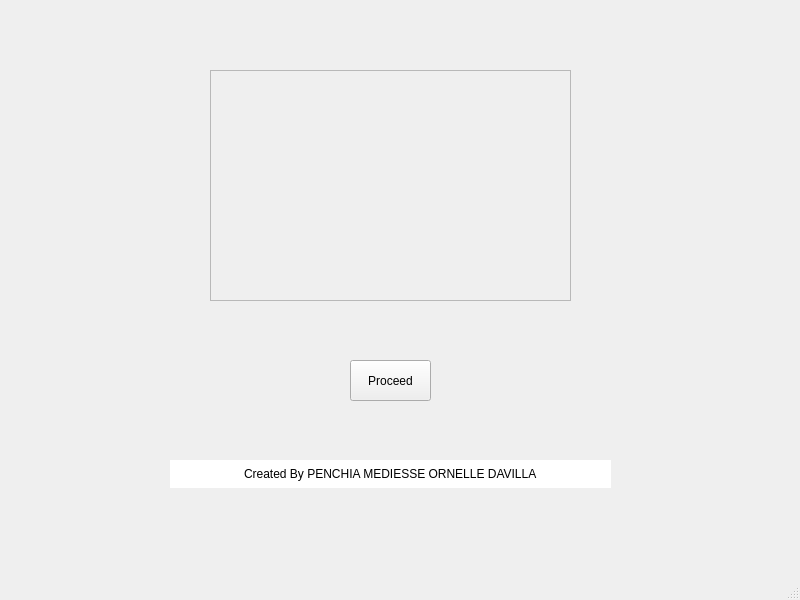
<?xml version="1.0" encoding="UTF-8"?>
<ui version="4.0">
 <class>MainWindow</class>
 <widget class="QMainWindow" name="MainWindow">
  <property name="geometry">
   <rect>
    <x>0</x>
    <y>0</y>
    <width>800</width>
    <height>600</height>
   </rect>
  </property>
  <property name="maximumSize">
   <size>
    <width>800</width>
    <height>600</height>
   </size>
  </property>
  <property name="windowTitle">
   <string>MainWindow</string>
  </property>
  <widget class="QWidget" name="centralwidget">
   <widget class="QStackedWidget" name="stackedWidget">
    <property name="geometry">
     <rect>
      <x>0</x>
      <y>0</y>
      <width>801</width>
      <height>571</height>
     </rect>
    </property>
    <property name="styleSheet">
     <string notr="true">/*background-color: rgb(255, 255, 255);*/</string>
    </property>
    <property name="currentIndex">
     <number>0</number>
    </property>
    <widget class="QWidget" name="Page_1">
     <property name="minimumSize">
      <size>
       <width>801</width>
       <height>0</height>
      </size>
     </property>
     <property name="styleSheet">
      <string notr="true"/>
     </property>
     <widget class="QFrame" name="frame">
      <property name="geometry">
       <rect>
        <x>210</x>
        <y>70</y>
        <width>361</width>
        <height>231</height>
       </rect>
      </property>
      <property name="styleSheet">
       <string notr="true">image: url(:/Messaging_appContent/images/ICTULogoNew.png);</string>
      </property>
      <property name="frameShape">
       <enum>QFrame::StyledPanel</enum>
      </property>
      <property name="frameShadow">
       <enum>QFrame::Raised</enum>
      </property>
     </widget>
     <widget class="QLineEdit" name="creatorName">
      <property name="geometry">
       <rect>
        <x>170</x>
        <y>460</y>
        <width>441</width>
        <height>28</height>
       </rect>
      </property>
      <property name="text">
       <string>Created By PENCHIA MEDIESSE ORNELLE DAVILLA</string>
      </property>
      <property name="frame">
       <bool>false</bool>
      </property>
      <property name="alignment">
       <set>Qt::AlignCenter</set>
      </property>
      <property name="dragEnabled">
       <bool>true</bool>
      </property>
      <property name="readOnly">
       <bool>true</bool>
      </property>
     </widget>
     <widget class="QPushButton" name="proceed_btn">
      <property name="geometry">
       <rect>
        <x>350</x>
        <y>360</y>
        <width>81</width>
        <height>41</height>
       </rect>
      </property>
      <property name="text">
       <string>Proceed</string>
      </property>
      <property name="iconSize">
       <size>
        <width>10</width>
        <height>10</height>
       </size>
      </property>
      <property name="checkable">
       <bool>false</bool>
      </property>
      <property name="default">
       <bool>false</bool>
      </property>
     </widget>
    </widget>
    <widget class="QWidget" name="Page_2_signin">
     <property name="styleSheet">
      <string notr="true">QWidget#loginWidget{ border: 2px solid azure ; border-radius: 5px}
QWidget  QLable { color: 10px red}</string>
     </property>
     <widget class="QWidget" name="loginWidget" native="true">
      <property name="geometry">
       <rect>
        <x>190</x>
        <y>100</y>
        <width>431</width>
        <height>341</height>
       </rect>
      </property>
      <property name="styleSheet">
       <string notr="true"/>
      </property>
      <widget class="QPushButton" name="login_btn">
       <property name="geometry">
        <rect>
         <x>160</x>
         <y>240</y>
         <width>83</width>
         <height>29</height>
        </rect>
       </property>
       <property name="text">
        <string>Log In</string>
       </property>
      </widget>
      <widget class="QWidget" name="formLayoutWidget">
       <property name="geometry">
        <rect>
         <x>60</x>
         <y>90</y>
         <width>271</width>
         <height>141</height>
        </rect>
       </property>
       <layout class="QFormLayout" name="formLayout">
        <property name="formAlignment">
         <set>Qt::AlignJustify|Qt::AlignVCenter</set>
        </property>
        <item row="0" column="0">
         <widget class="QLabel" name="label">
          <property name="styleSheet">
           <string notr="true">font: 600 10pt &quot;Yu Gothic UI Semibold&quot;;</string>
          </property>
          <property name="text">
           <string>Name:</string>
          </property>
          <property name="alignment">
           <set>Qt::AlignCenter</set>
          </property>
         </widget>
        </item>
        <item row="1" column="0">
         <widget class="QLabel" name="label_2">
          <property name="styleSheet">
           <string notr="true">font: 600 10pt &quot;Yu Gothic UI Semibold&quot;;</string>
          </property>
          <property name="text">
           <string>Password:</string>
          </property>
         </widget>
        </item>
        <item row="1" column="1">
         <widget class="QLineEdit" name="acc_password">
          <property name="styleSheet">
           <string notr="true">background-color: rgb(255, 255, 255);</string>
          </property>
         </widget>
        </item>
        <item row="0" column="1">
         <widget class="QLineEdit" name="acc_name">
          <property name="styleSheet">
           <string notr="true">background-color: rgb(255, 255, 255);</string>
          </property>
         </widget>
        </item>
       </layout>
      </widget>
      <widget class="QPushButton" name="signup_btn">
       <property name="geometry">
        <rect>
         <x>320</x>
         <y>290</y>
         <width>61</width>
         <height>31</height>
        </rect>
       </property>
       <property name="text">
        <string>Sign Up</string>
       </property>
      </widget>
      <widget class="QLabel" name="info_text">
       <property name="geometry">
        <rect>
         <x>40</x>
         <y>50</y>
         <width>201</width>
         <height>20</height>
        </rect>
       </property>
       <property name="text">
        <string>Fill your Info.</string>
       </property>
      </widget>
      <widget class="QLabel" name="info_text_2">
       <property name="geometry">
        <rect>
         <x>40</x>
         <y>290</y>
         <width>241</width>
         <height>20</height>
        </rect>
       </property>
       <property name="text">
        <string>Don't have an account yet? Sign In</string>
       </property>
      </widget>
     </widget>
    </widget>
    <widget class="QWidget" name="Page_3_signup">
     <widget class="QWidget" name="signUpWidget" native="true">
      <property name="geometry">
       <rect>
        <x>210</x>
        <y>80</y>
        <width>421</width>
        <height>361</height>
       </rect>
      </property>
      <property name="styleSheet">
       <string notr="true">QWidget#signUpWidget {border: 2px solid white}
QWidget QLineEdit {background-color: rgb(255, 255, 255)}</string>
      </property>
      <widget class="QLabel" name="label_3">
       <property name="geometry">
        <rect>
         <x>50</x>
         <y>50</y>
         <width>91</width>
         <height>20</height>
        </rect>
       </property>
       <property name="text">
        <string>First Name:</string>
       </property>
      </widget>
      <widget class="QLabel" name="label_4">
       <property name="geometry">
        <rect>
         <x>50</x>
         <y>100</y>
         <width>71</width>
         <height>20</height>
        </rect>
       </property>
       <property name="text">
        <string>Last Name:</string>
       </property>
      </widget>
      <widget class="QLabel" name="label_5">
       <property name="geometry">
        <rect>
         <x>50</x>
         <y>150</y>
         <width>81</width>
         <height>20</height>
        </rect>
       </property>
       <property name="text">
        <string>Email:</string>
       </property>
      </widget>
      <widget class="QLabel" name="label_6">
       <property name="geometry">
        <rect>
         <x>50</x>
         <y>200</y>
         <width>71</width>
         <height>20</height>
        </rect>
       </property>
       <property name="text">
        <string>Password:</string>
       </property>
      </widget>
      <widget class="QLineEdit" name="lineEdit_5">
       <property name="geometry">
        <rect>
         <x>190</x>
         <y>50</y>
         <width>113</width>
         <height>28</height>
        </rect>
       </property>
      </widget>
      <widget class="QLineEdit" name="lineEdit_6">
       <property name="geometry">
        <rect>
         <x>190</x>
         <y>90</y>
         <width>113</width>
         <height>28</height>
        </rect>
       </property>
      </widget>
      <widget class="QLineEdit" name="lineEdit_7">
       <property name="geometry">
        <rect>
         <x>190</x>
         <y>140</y>
         <width>113</width>
         <height>28</height>
        </rect>
       </property>
      </widget>
      <widget class="QLineEdit" name="lineEdit_8">
       <property name="geometry">
        <rect>
         <x>190</x>
         <y>190</y>
         <width>113</width>
         <height>28</height>
        </rect>
       </property>
      </widget>
      <widget class="QPushButton" name="createAcc_btn">
       <property name="geometry">
        <rect>
         <x>170</x>
         <y>250</y>
         <width>83</width>
         <height>29</height>
        </rect>
       </property>
       <property name="text">
        <string>Create</string>
       </property>
      </widget>
      <widget class="QLabel" name="info_text_3">
       <property name="geometry">
        <rect>
         <x>70</x>
         <y>320</y>
         <width>241</width>
         <height>20</height>
        </rect>
       </property>
       <property name="text">
        <string>Already havean acount? Login</string>
       </property>
      </widget>
     </widget>
    </widget>
    <widget class="QWidget" name="Page_4_acct">
     <widget class="QWidget" name="verticalLayoutWidget">
      <property name="geometry">
       <rect>
        <x>0</x>
        <y>0</y>
        <width>160</width>
        <height>551</height>
       </rect>
      </property>
      <layout class="QVBoxLayout" name="verticalLayout"/>
     </widget>
     <widget class="QFrame" name="frame_2">
      <property name="geometry">
       <rect>
        <x>160</x>
        <y>470</y>
        <width>641</width>
        <height>80</height>
       </rect>
      </property>
      <property name="frameShape">
       <enum>QFrame::StyledPanel</enum>
      </property>
      <property name="frameShadow">
       <enum>QFrame::Raised</enum>
      </property>
     </widget>
     <widget class="QTabWidget" name="tabWidget">
      <property name="geometry">
       <rect>
        <x>160</x>
        <y>0</y>
        <width>641</width>
        <height>471</height>
       </rect>
      </property>
      <property name="currentIndex">
       <number>1</number>
      </property>
      <widget class="QWidget" name="tab">
       <attribute name="title">
        <string>Tab 1</string>
       </attribute>
       <widget class="QScrollBar" name="verticalScrollBar">
        <property name="geometry">
         <rect>
          <x>620</x>
          <y>0</y>
          <width>16</width>
          <height>441</height>
         </rect>
        </property>
        <property name="orientation">
         <enum>Qt::Vertical</enum>
        </property>
       </widget>
      </widget>
      <widget class="QWidget" name="tab_2">
       <attribute name="title">
        <string>Tab 2</string>
       </attribute>
       <widget class="QScrollBar" name="verticalScrollBar_2">
        <property name="geometry">
         <rect>
          <x>620</x>
          <y>0</y>
          <width>16</width>
          <height>431</height>
         </rect>
        </property>
        <property name="orientation">
         <enum>Qt::Vertical</enum>
        </property>
       </widget>
      </widget>
     </widget>
    </widget>
   </widget>
  </widget>
  <widget class="QMenuBar" name="menubar">
   <property name="geometry">
    <rect>
     <x>0</x>
     <y>0</y>
     <width>800</width>
     <height>25</height>
    </rect>
   </property>
  </widget>
  <widget class="QStatusBar" name="statusbar"/>
 </widget>
 <resources/>
 <connections/>
</ui>
